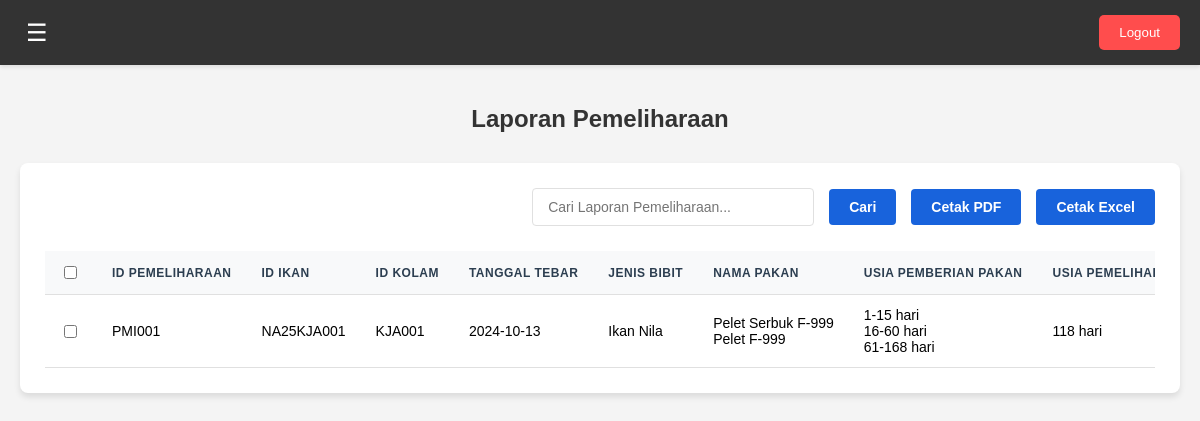
The page /dashboard-user.php?page=laporan-pemeliharaan (signed in) on the database its author committed.
### tables this page shows
CREATE TABLE `pemeliharaan_ikan` (
  `id_pemeliharaan` varchar(50) NOT NULL,
  `user_id` int(11) NOT NULL,
  `id_ikan` varchar(50) NOT NULL,
  `id_kolam` varchar(50) NOT NULL,
  `tanggal_tebar` date NOT NULL,
  `jenis_bibit` varchar(100) NOT NULL,
  `nama_pakan` varchar(100) NOT NULL,
  `usia_pemberian_pakan_awal` int(11) NOT NULL,
  `usia_pemberian_pakan_akhir` int(11) NOT NULL,
  `usia_pemeliharaan` int(11) NOT NULL,
  `pakan_harian` decimal(10,2) NOT NULL,
  `jumlah_awal` int(11) NOT NULL,
  `jumlah_mati` int(11) NOT NULL,
  `jumlah_hidup` int(11) NOT NULL
);

CREATE TABLE `data_ikan` (
  `id_ikan` varchar(50) NOT NULL,
  `user_id` int(11) NOT NULL,
  `jenis_bibit` varchar(100) NOT NULL,
  `id_kolam` varchar(50) NOT NULL,
  `jumlah_bibit` int(11) NOT NULL,
  `tanggal_masuk_bibit` date DEFAULT NULL
);

### pages/dashboard-user/laporan-pemeliharaan.php (the view, shortened to what this page needs)
<?php
$user_id = $_SESSION['user_id'];
$query = "SELECT
            pi.id_pemeliharaan,
            pi.id_ikan,
            pi.id_kolam,
            tb.tanggal_tebar,
            di.jenis_bibit,
            GROUP_CONCAT(DISTINCT pi.nama_pakan ORDER BY pi.usia_pemberian_pakan_awal SEPARATOR '||') AS nama_pakan,
            GROUP_CONCAT(DISTINCT CONCAT(pi.usia_pemberian_pakan_awal, '-', pi.usia_pemberian_pakan_akhir, ' hari') ORDER BY pi.usia_pemberian_pakan_awal SEPARATOR '||') AS usia_pemberian_pakan,
            GROUP_CONCAT(DISTINCT pi.pakan_harian ORDER BY pi.usia_pemberian_pakan_awal SEPARATOR '||') AS pakan_harian,
            MAX(pi.usia_pemeliharaan) AS usia_pemeliharaan,
            tb.jumlah_bibit AS jumlah_awal,
            SUM(pi.jumlah_mati) AS jumlah_mati,
            (tb.jumlah_bibit - SUM(pi.jumlah_mati)) AS jumlah_hidup
          FROM pemeliharaan_ikan pi
          JOIN tebar_bibit tb ON pi.id_ikan = tb.id_ikan AND pi.id_kolam = tb.id_kolam AND pi.user_id = tb.user_id
          JOIN data_ikan di ON pi.id_ikan = di.id_ikan AND pi.user_id = di.user_id
          WHERE pi.user_id = ?
          GROUP BY pi.id_ikan, pi.id_kolam
          ORDER BY tb.tanggal_tebar DESC";
$stmt = mysqli_prepare($conn, $query);
mysqli_stmt_bind_param($stmt, "i", $user_id);
mysqli_stmt_execute($stmt);
$result = mysqli_stmt_get_result($stmt);
?>
<h2>Laporan Pemeliharaan</h2>
<div class="data-laporan">
    <div class="data-laporan-header">
        <input type="text" id="search-input" placeholder="Cari Laporan Pemeliharaan...">
        <button id="search-button">Cari</button>
        <button id="print-pdf-button" class="print-button">Cetak PDF</button>
        <button id="print-excel-button" class="print-button">Cetak Excel</button>
    </div>
    <div class="data-table">
        <table id="laporan-table">
            <thead>
                <tr>
                    <th><input type="checkbox" id="select-all"></th>
                    <th>ID Pemeliharaan</th>
                    <th>ID Ikan</th>
                    <th>ID Kolam</th>
                    <th>Tanggal Tebar</th>
                    <th>Jenis Bibit</th>
                    <th>Nama Pakan</th>
                    <th>Usia pemberian pakan</th>
                    <th>Usia pemeliharaan</th>
                </tr>
            </thead>
            <tbody>
                <?php
                if (mysqli_num_rows($result) > 0) {
                    while($row = mysqli_fetch_assoc($result)) {
                        echo "<tr>";
                        echo "<td><input type='checkbox' class='row-checkbox' value='" . $row['id_pemeliharaan'] . "'></td>";
                        echo "<td>" . htmlspecialchars($row['id_pemeliharaan']) . "</td>";
                        echo "<td>" . htmlspecialchars($row['id_ikan']) . "</td>";
                        echo "<td>" . htmlspecialchars($row['id_kolam']) . "</td>";
                        echo "<td>" . htmlspecialchars($row['tanggal_tebar']) . "</td>";
                        echo "<td>" . htmlspecialchars($row['jenis_bibit']) . "</td>";
                        echo "<td>" . str_replace("||", "<br>", htmlspecialchars($row['nama_pakan'])) . "</td>";
                        echo "<td>" . str_replace("||", "<br>", htmlspecialchars($row['usia_pemberian_pakan'])) . "</td>";
                        echo "<td>" . htmlspecialchars($row['usia_pemeliharaan']) . " hari</td>";
                        echo "</tr>";
                    }
                } else {
                    echo "<tr><td colspan='13'>Tidak ada data pemeliharaan ikan</td></tr>";
                }
                ?>
            </tbody>
        </table>
    </div>
</div>

### assets/css/dashboard-user.css (style rules this page uses)
body, html { margin: 0; padding: 0; font-family: Arial, sans-serif; background-color: #f4f4f4; }
h2 { text-align: center; margin-top: 20px; color: #333; }
#search-input { padding: 8px 12px; border: 1px solid #ddd; border-radius: 4px; font-size: 14px; width: 250px; }
#search-button, #add-data-button { padding: 8px 15px; border: none; border-radius: 4px; background-color: #3498db; color: white; cursor: pointer; transition: background-color 0.3s; font-size: 14px; white-space: nowrap; }
.data-table table { width: auto; border-collapse: collapse; font-size: 14px; }
.data-table th, .data-table td { padding: 8px 12px; text-align: left; border-bottom: 1px solid #e0e0e0; white-space: nowrap; }
.data-table th { background-color: #f2f2f2; font-weight: bold; }
@media (max-width: 1200px) { .data-table { font-size: 13px; } }
@media (max-width: 1200px) { .data-table th, .data-table td { padding: 6px 10px; } }
.data-laporan { background-color: #ffffff; border-radius: 8px; box-shadow: 0 4px 6px rgba(0, 0, 0, 0.1); padding: 25px; margin: 30px 0; }
.data-laporan-header { display: flex; justify-content: flex-end; align-items: center; margin-bottom: 25px; flex-wrap: wrap; gap: 15px; }
#search-input { padding: 10px 15px; border: 1px solid #e0e0e0; border-radius: 4px; font-size: 14px; width: 250px; transition: border-color 0.3s, box-shadow 0.3s; }
#search-button, .print-button { padding: 10px 20px; border: none; border-radius: 4px; background-color: #1863dc; color: white; cursor: pointer; transition: background-color 0.3s, transform 0.1s; font-size: 14px; font-weight: bold; white-space: nowrap; }
.data-table { overflow-x: auto; margin-top: 20px; }
#laporan-table { width: 100%; border-collapse: separate; border-spacing: 0; font-size: 14px; }
#laporan-table th, #laporan-table td { padding: 12px 15px; text-align: left; border-bottom: 1px solid #e0e0e0; }
#laporan-table th { background-color: #f8f9fa; font-weight: bold; color: #2c3e50; text-transform: uppercase; font-size: 12px; letter-spacing: 0.5px; }
#select-all, .row-checkbox { margin-right: 5px; cursor: pointer; }

### rows shown on the page
pemeliharaan_ikan: id_pemeliharaan "PMI001", id_ikan "NA25KJA001", id_kolam "KJA001", tanggal_tebar "2024-10-13", id_ikan.jenis_bibit "Ikan Nila", nama_pakan "Pelet Serbuk F-999 Pelet F-999", usia_pemberian_pakan "1-15 hari 16-60 hari 61-168 hari", usia_pemeliharaan "118"
